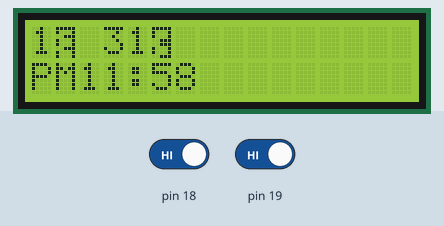
The sketch below on a simulated Arduino Mega 2560, built with avr-gcc and run on an emulated ATmega2560. On the bench: 16×2 character LCD. Inputs (shaded band) come from the test bench; at power-on: pin 18 HIGH, pin 19 HIGH.

Above: at 1.2 s.
1.3 s: pin 18 driven LOW
At 1.6 s:
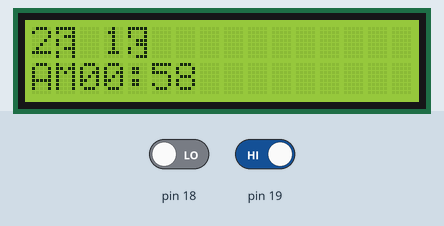
2.8 s: pin 19 driven LOW
Timing chart, 0 to 5.8 s (numbered marks = the images above; inputs shaded):
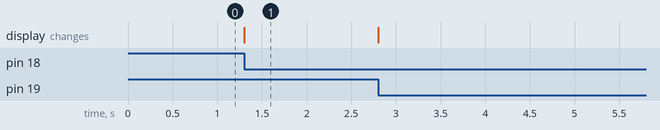

The sketch:

sketch_jan29b.ino
```cpp
#include <LiquidCrystal.h>
#include <MsTimer2.h>
LiquidCrystal lcd(23, 24, 25, 26, 27, 28);

byte SpecialChar1[8]={B11111,10001,11111,10001,10001,11111,10001,10001};
byte SpecialChar2[8]={B11111,10001,10001,11111,11111,10001,10001,11111};

int sec, min1=58, hour=23, hour1;
int month=1, date=31;

void setup(){
  pinMode(18, INPUT);
  pinMode(19, INPUT);

  lcd.begin(16, 2);
  lcd.createChar(1, SpecialChar1);
  lcd.createChar(2, SpecialChar2);

  attachInterrupt(digitalPinToInterrupt(18), blink1, FALLING);
  attachInterrupt(digitalPinToInterrupt(19), blink2, FALLING);

  MsTimer2::set(1000, flash);
  MsTimer2::start();
 }
void flash(){
         sec++;          //1초 마다 sec 변경
}
void blink1(){
          hour++;
      //외부 인터럽트 발생시 수행할 동작 (시 혹은 날짜 조정)
}
void blink2(){
            min1++;
     // 외부 인터럽트 발생시 수행할 동작 (분 조정)
}

void loop(){
  if(sec==60){
    sec=0;
  min1++;}

  if(min1==60){
    min1=0;
    hour++;
    }

   if(hour==24){
    hour=0;
    date++;}
    if (month==1 & date==32) {month++; date=1;}
 else if (month==2 & date==29) {month++; date=1;}
 else if (month==3 & date==32) {month++; date=1;}
 else if (month==4 & date==31) {month++; date=1;}
 else if (month==5 & date==32) {month++; date=1;}
else if (month==6 & date==31) {month++; date=1;}
else if (month==7 & date==32) {month++; date=1;}
else if (month==8 & date==31) {month++; date=1;}
else if (month==9 & date==32) {month++; date=1;}
else if (month==10 & date==31) {month++; date=1;}
else if (month==11 & date==32) {month++; date=1;}
else if (month==12 & date==31) {month++; date=1;}


lcd.setCursor(0,0);
lcd.print(month);
lcd.write(byte(1));
lcd.print(" ");
lcd.print(date);
lcd.write(byte(2));
lcd.print("  ");

lcd.setCursor(0, 1);
if(hour>11){
lcd.print("PM");
lcd.print((hour-12)/10);
  lcd.print((hour-12)%10);}
else{lcd.print("AM");
  lcd.print(hour/10);
  lcd.print(hour%10);}
  lcd.print(":");
  lcd.print(min1/10);
  lcd.print(min1%10);


}
```

Measured:
- after the input at 1.3 s, the display: changes at once (image 1)
